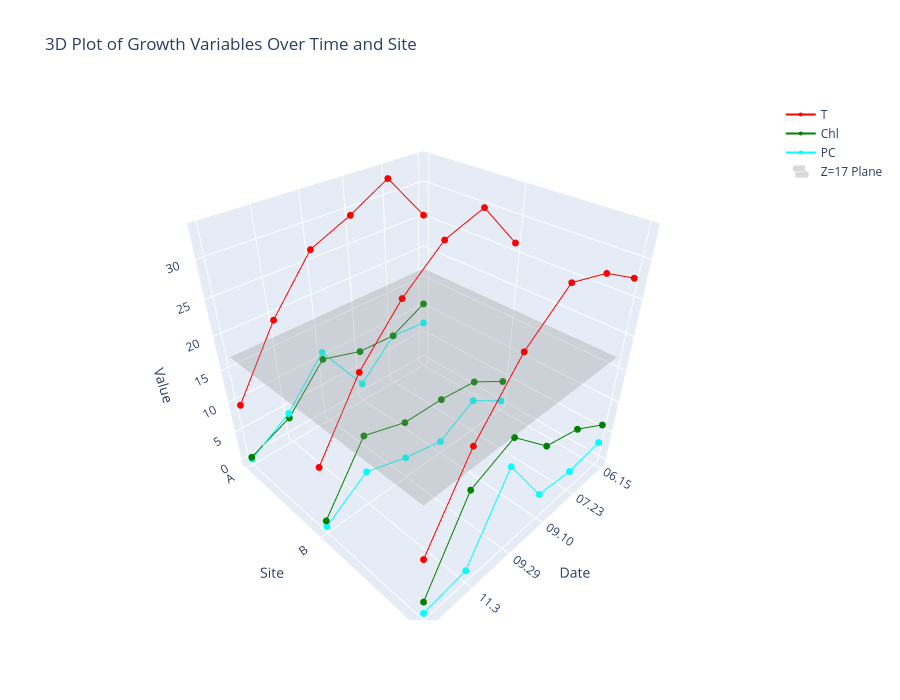

This figure's notebook cell:
### Code cell
import pandas as pd
import numpy as np
import plotly.graph_objects as go

# Step 1: Your DataFrame
df = pd.DataFrame({
    'Date': ['06.15', '06.15', '06.15', '07.23', '07.23', '07.23',
             '09.10', '09.10', '09.10', '09.29', '09.29', '09.29',
             '11.3', '11.3', '11.3', '12.4', '12.4', '12.4'],
    'Site': ['A', 'B', 'C'] * 6,
    'T': [25.520, 26.573, 27.718, 32.481, 33.133, 30.747,
          29.327, 31.238, 32.182, 26.763, 26.465, 27.457,
          19.376, 19.916, 19.931, 9.527, 10.146, 9.308],
    'Chl': [10.85, 4.45, 6.19, 7.93, 7.92, 9.60,
            8.20, 8.56, 11.19, 10.10, 8.63, 16.76,
            3.40, 10.63, 14.01, 0.39, 1.19, 2.33],
    'PC': [7.34, 0.76, 3.09, 7.88, 4.59, 2.40,
           2.21, 1.11, 3.23, 11.26, 2.56, 12.58,
           4.20, 4.70, 1.15, 0.05, 0.16, 0.33]
})

# Step 2: Convert Timepoints to numeric index
unique_times = df['Date'].unique()
time_map = {t: i for i, t in enumerate(unique_times)}
df['TimeIndex'] = df['Date'].map(time_map)

# Step 3: Map Sites to numeric Y levels
site_map = {s: i for i, s in enumerate(sorted(df['Site'].unique()))}
df['Site_Y'] = df['Site'].map(site_map)

# Step 4: Plot using Plotly
fig = go.Figure()

# Colors for variables
colors = {'T': 'red', 'Chl': 'green', 'PC': 'cyan'}

# Add lines for each variable at each site (show legend only once per variable)
for var_idx, var in enumerate(['T', 'Chl', 'PC']):
    for site_idx, site in enumerate(df['Site'].unique()):
        data_site = df[df['Site'] == site]
        fig.add_trace(go.Scatter3d(
            x=data_site['TimeIndex'],
            y=[site_map[site]] * len(data_site),
            z=data_site[var],
            mode='lines+markers',
            name=var if site_idx == 0 else None,
            showlegend=(site_idx == 0),
            line=dict(color=colors[var]),
            marker=dict(size=4)
        ))

# Step 5: Add Z=17 horizontal plane
x_vals = np.linspace(df['TimeIndex'].min(), df['TimeIndex'].max(), 10)
y_vals = np.linspace(min(site_map.values()), max(site_map.values()), 10)
x_mesh, y_mesh = np.meshgrid(x_vals, y_vals)
z_plane = np.full_like(x_mesh, 17)

fig.add_trace(go.Surface(
    x=x_mesh,
    y=y_mesh,
    z=z_plane,
    showscale=False,
    opacity=0.3,
    colorscale=[[0, 'gray'], [1, 'gray']],
    name='Z=17 Plane',
    showlegend=True
))

# Step 6: Final layout
fig.update_layout(
    title="3D Plot of Growth Variables Over Time and Site",
    scene=dict(
        xaxis_title="Date",
        xaxis=dict(
            tickvals=list(time_map.values()),
            ticktext=list(time_map.keys())
        ),
        yaxis_title="Site",
        yaxis=dict(
            tickvals=list(site_map.values()),
            ticktext=list(site_map.keys())
        ),
        zaxis_title="Value"
    ),
    height=700
)

fig.write_html("T_Chl-PC_3Dplot.html")
fig.show()

### Figure 1 — Plotly figure (JSON) as saved in the notebook; plotly's stock layout.template omitted (floating-point values rounded to 4 significant figures)
{"data": [{"line": {"color": "red"}, "marker": {"size": 4}, "mode": "lines+markers", "name": "T", "showlegend": true, "type": "scatter3d", "x": [0, 1, 2, 3, 4, 5], "y": [0, 0, 0, 0, 0, 0], "z": [25.52, 32.48, 29.33, 26.76, 19.38, 9.527]}, {"line": {"color": "red"}, "marker": {"size": 4}, "mode": "lines+markers", "showlegend": false, "type": "scatter3d", "x": [0, 1, 2, 3, 4, 5], "y": [1, 1, 1, 1, 1, 1], "z": [26.57, 33.13, 31.24, 26.46, 19.92, 10.15]}, {"line": {"color": "red"}, "marker": {"size": 4}, "mode": "lines+markers", "showlegend": false, "type": "scatter3d", "x": [0, 1, 2, 3, 4, 5], "y": [2, 2, 2, 2, 2, 2], "z": [27.72, 30.75, 32.18, 27.46, 19.93, 9.308]}, {"line": {"color": "green"}, "marker": {"size": 4}, "mode": "lines+markers", "name": "Chl", "showlegend": true, "type": "scatter3d", "x": [0, 1, 2, 3, 4, 5], "y": [0, 0, 0, 0, 0, 0], "z": [10.85, 7.93, 8.2, 10.1, 3.4, 0.39]}, {"line": {"color": "green"}, "marker": {"size": 4}, "mode": "lines+markers", "showlegend": false, "type": "scatter3d", "x": [0, 1, 2, 3, 4, 5], "y": [1, 1, 1, 1, 1, 1], "z": [4.45, 7.92, 8.56, 8.63, 10.63, 1.19]}, {"line": {"color": "green"}, "marker": {"size": 4}, "mode": "lines+markers", "showlegend": false, "type": "scatter3d", "x": [0, 1, 2, 3, 4, 5], "y": [2, 2, 2, 2, 2, 2], "z": [6.19, 9.6, 11.19, 16.76, 14.01, 2.33]}, {"line": {"color": "cyan"}, "marker": {"size": 4}, "mode": "lines+markers", "name": "PC", "showlegend": true, "type": "scatter3d", "x": [0, 1, 2, 3, 4, 5], "y": [0, 0, 0, 0, 0, 0], "z": [7.34, 7.88, 2.21, 11.26, 4.2, 0.05]}, {"line": {"color": "cyan"}, "marker": {"size": 4}, "mode": "lines+markers", "showlegend": false, "type": "scatter3d", "x": [0, 1, 2, 3, 4, 5], "y": [1, 1, 1, 1, 1, 1], "z": [0.76, 4.59, 1.11, 2.56, 4.7, 0.16]}, {"line": {"color": "cyan"}, "marker": {"size": 4}, "mode": "lines+markers", "showlegend": false, "type": "scatter3d", "x": [0, 1, 2, 3, 4, 5], "y": [2, 2, 2, 2, 2, 2], "z": [3.09, 2.4, 3.23, 12.58, 1.15, 0.33]}, {"colorscale": [[0, "gray"], [1, "gray"]], "name": "Z=17 Plane", "opacity": 0.3, "showlegend": true, "showscale": false, "type": "surface", "x": [[0, 0.5556, 1.111, 1.667, 2.222, 2.778, 3.333, 3.889, 4.444, 5], [0, 0.5556, 1.111, 1.667, 2.222, 2.778, 3.333, 3.889, 4.444, 5], [0, 0.5556, 1.111, 1.667, 2.222, 2.778, 3.333, 3.889, 4.444, 5], [0, 0.5556, 1.111, 1.667, 2.222, 2.778, 3.333, 3.889, 4.444, 5], [0, 0.5556, 1.111, 1.667, 2.222, 2.778, 3.333, 3.889, 4.444, 5], [0, 0.5556, 1.111, 1.667, 2.222, 2.778, 3.333, 3.889, 4.444, 5], [0, 0.5556, 1.111, 1.667, 2.222, 2.778, 3.333, 3.889, 4.444, 5], [0, 0.5556, 1.111, 1.667, 2.222, 2.778, 3.333, 3.889, 4.444, 5], [0, 0.5556, 1.111, 1.667, 2.222, 2.778, 3.333, 3.889, 4.444, 5], [0, 0.5556, 1.111, 1.667, 2.222, 2.778, 3.333, 3.889, 4.444, 5]], "y": [[0, 0, 0, 0, 0, 0, 0, 0, 0, 0], [0.2222, 0.2222, 0.2222, 0.2222, 0.2222, 0.2222, 0.2222, 0.2222, 0.2222, 0.2222], [0.4444, 0.4444, 0.4444, 0.4444, 0.4444, 0.4444, 0.4444, 0.4444, 0.4444, 0.4444], [0.6667, 0.6667, 0.6667, 0.6667, 0.6667, 0.6667, 0.6667, 0.6667, 0.6667, 0.6667], [0.8889, 0.8889, 0.8889, 0.8889, 0.8889, 0.8889, 0.8889, 0.8889, 0.8889, 0.8889], [1.111, 1.111, 1.111, 1.111, 1.111, 1.111, 1.111, 1.111, 1.111, 1.111], [1.333, 1.333, 1.333, 1.333, 1.333, 1.333, 1.333, 1.333, 1.333, 1.333], [1.556, 1.556, 1.556, 1.556, 1.556, 1.556, 1.556, 1.556, 1.556, 1.556], [1.778, 1.778, 1.778, 1.778, 1.778, 1.778, 1.778, 1.778, 1.778, 1.778], [2, 2, 2, 2, 2, 2, 2, 2, 2, 2]], "z": [[17, 17, 17, 17, 17, 17, 17, 17, 17, 17], [17, 17, 17, 17, 17, 17, 17, 17, 17, 17], [17, 17, 17, 17, 17, 17, 17, 17, 17, 17], [17, 17, 17, 17, 17, 17, 17, 17, 17, 17], [17, 17, 17, 17, 17, 17, 17, 17, 17, 17], [17, 17, 17, 17, 17, 17, 17, 17, 17, 17], [17, 17, 17, 17, 17, 17, 17, 17, 17, 17], [17, 17, 17, 17, 17, 17, 17, 17, 17, 17], [17, 17, 17, 17, 17, 17, 17, 17, 17, 17], [17, 17, 17, 17, 17, 17, 17, 17, 17, 17]]}], "layout": {"height": 700, "scene": {"xaxis": {"ticktext": ["06.15", "07.23", "09.10", "09.29", "11.3", "12.4"], "tickvals": [0, 1, 2, 3, 4, 5], "title": {"text": "Date"}}, "yaxis": {"ticktext": ["A", "B", "C"], "tickvals": [0, 1, 2], "title": {"text": "Site"}}, "zaxis": {"title": {"text": "Value"}}}, "title": {"text": "3D Plot of Growth Variables Over Time and Site"}}}
